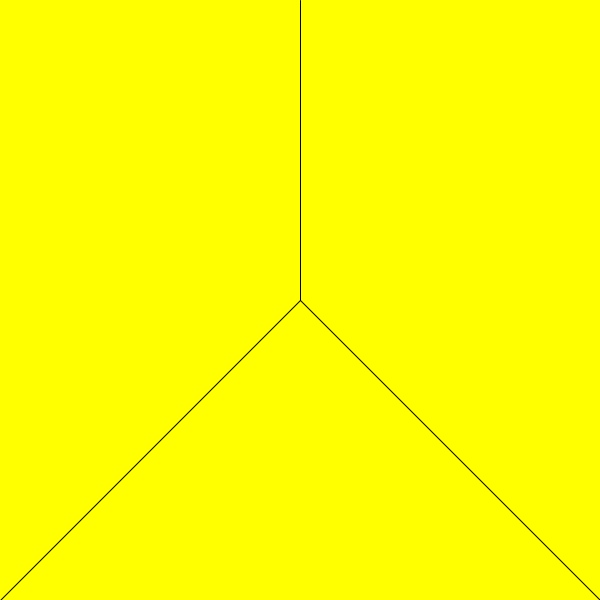
Frame 1 (no input)
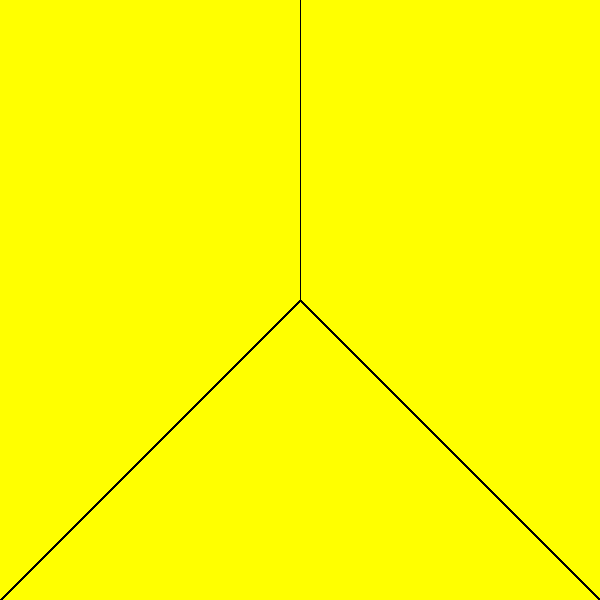
Frame 60 (the mouse pressed at the canvas centre just before this capture)
Frame 120 (the mouse held since frame 60 and released just before this capture): identical to frame 60, image omitted

The Processing sketch that drew these frames (run headless with seeded random() and noise(); from frame 60 on, the mouse is pressed at the canvas centre):

// Processing sketch: sketch_3_lines_with_variables
// ── sketch_3_lines_with_variables.pde
int x=width;
int y=height;
void setup(){
  size(600,600);
  background(255,255,0);
}

void draw(){
  line(width/2,0,width/2,height/2);
  line(width/2,height/2,0,height);
  line(width/2,height/2,width,height);
}
